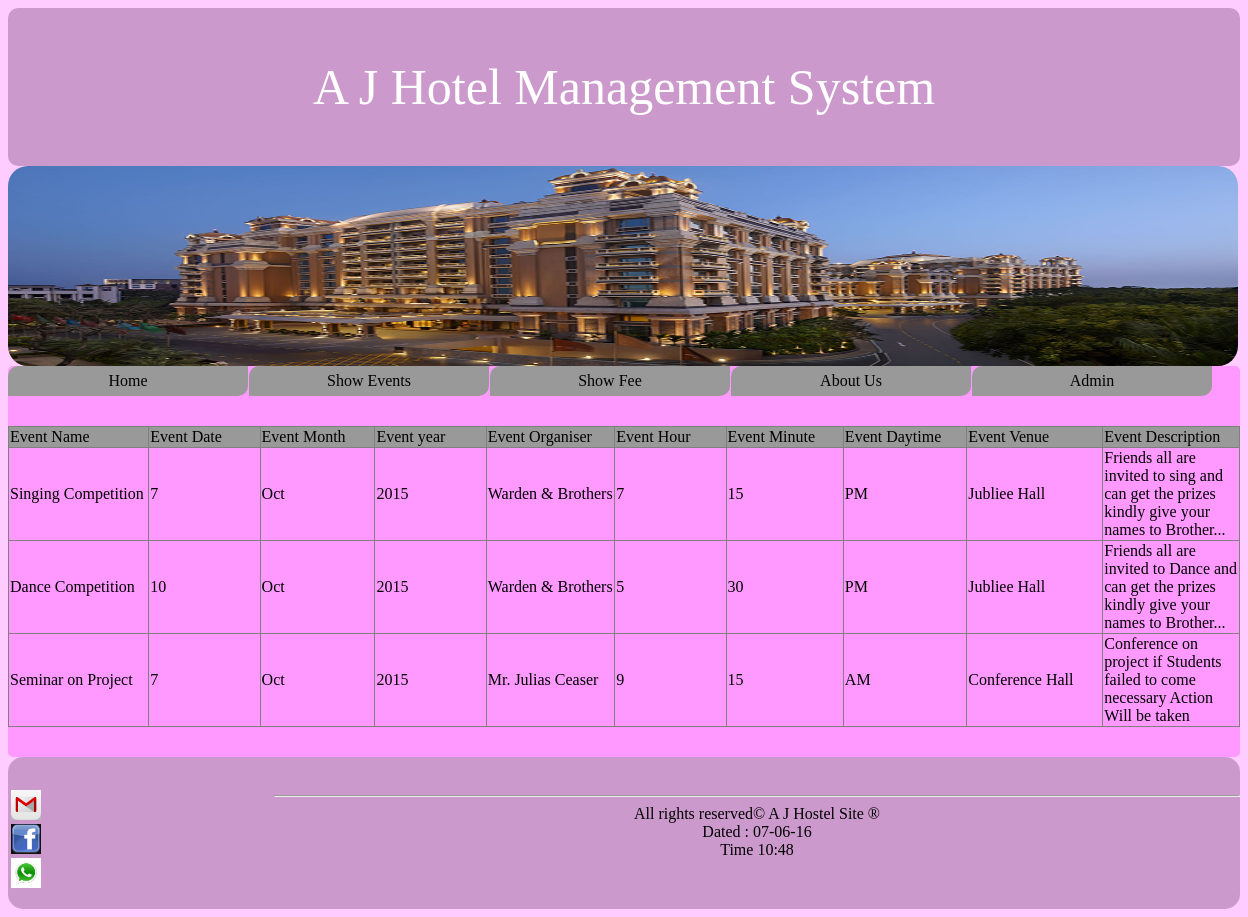
Screenshot of /displayevents.php with the database file from the repository.
### tables this page shows
CREATE TABLE `hevent` (
  `id` int(11) NOT NULL AUTO_INCREMENT,
  `event_name` varchar(30) DEFAULT NULL,
  `event_dat` int(11) DEFAULT NULL,
  `event_mon` varchar(5) DEFAULT NULL,
  `event_yr` int(11) DEFAULT NULL,
  `event_organiser` varchar(20) DEFAULT NULL,
  `event_hr` int(11) DEFAULT NULL,
  `event_min` int(11) DEFAULT NULL,
  `event_daytim` varchar(5) DEFAULT NULL,
  `event_venue` varchar(30) DEFAULT NULL,
  `event_description` text,
  PRIMARY KEY (`id`)
);

### class/dbconnection.php (called while the page is built, shortened)
<?php
class dbconnection
{
	public $host;
	public $username;
	public $password;
	public $dbname;
	public $con;
	public function dbconnection()
	{
		$this->host		=	"localhost";
		$this->username	=	"root";
		$this->password	=	"";
		$this->dbname	=	"test";
		$this->con		=	"";
		return(true);
	}
	public function open()
	{
		$this->con = new mysqli($this->host,$this->username,$this->password,$this->dbname);
		if($this->con)
		{
			return true;
		}
		else
		{
			echo 'Failed to connect DB';
		}
	}
	public function display_event($sql)
	{
		$this->sql = $sql;
		if($this->sql)
		{
			$execute = mysqli_query($this->con,$this->sql);
			return($execute);
		}
		else
		{
			echo'Failed to Display';
		}
	}
	public function fetch_all($disp1)
	{
		if($disp1)
		{
			$num_rows = mysqli_num_rows($disp1);
			for($i=0;$i< $num_rows;$i++)
			{
				$array_result[$i] = mysqli_fetch_array($disp1);
			}
		}
		return $array_result;
	}
}
?>

### class/eventqueryprocess.php (called while the page is built, shortened)
<?php
include_once('class/dbconnection.php');
class eventqueryprocess extends dbconnection
{
	public function select_event()
	{
		$sql1 = "SELECT * FROM hevent";
		$disp1 = $this->display_event($sql1);
		$disp2 = $this->fetch_all($disp1);
		if($disp2)
		{
			return $disp2;
		}
		else
		{
			return false;
		}
	}
}
?>

### displayevents.php (the view, shortened to what this page needs)
<html>
<head>
<link rel="stylesheet" type="text/css" href="css/first.css">
<link rel="stylesheet" href="css/menu.css" />
</head>
<body>
<div class="head">
 A J Hotel Management System
</div>
<div class="header">
<img src="images/1.jpg" name="slide" width="1350" height="200">
</div>
<div class="menu">
<ul id="menu">
	<li>
	<a href="index.php">Home</a></li>
	<li> <a href="displayevents.php">Show Events</a>
    </li>
    <li> <a href="displayfee.php">Show Fee</a>
    </li>
    <li>
	<a href="aboutus.php">About Us</a>
	</li>
	<li> <a href="adminlogin.php">Admin</a></li>
	</ul>
</div>
<div class="main">
<?php
include_once('class/dbconnection.php');
include_once('class/eventqueryprocess.php');
$displayevent = new eventqueryprocess;
$results = $displayevent->select_event();
?>
<table border="1" style="border-collapse:collapse">
    <tr bgcolor="#999999">
    <td>Event Name</td>
    <td>Event Date</td>
    <td>Event Month</td>
    <td>Event year</td>
    <td>Event Organiser</td>
    <td>Event Hour</td>
    <td>Event Minute</td>
    <td>Event Daytime</td>
    <td>Event Venue</td>
    <td>Event Description</td>
    </tr>
	<?php
		foreach($results as $display){
	?>
<tr>
	<td><?php echo $display['event_name'];?></td>
    <td><?php echo $display['event_dat']; ?></td>
    <td><?php echo $display['event_mon']; ?></td>
    <td><?php echo $display['event_yr']; ?></td>
    <td><?php echo $display['event_organiser'];?></td>
    <td><?php echo $display['event_hr']; ?></td>
    <td><?php echo $display['event_min']; ?></td>
    <td><?php echo $display['event_daytim']; ?></td>
    <td><?php echo $display['event_venue']; ?></td>
    <td><?php echo $display['event_description']; ?></td>
</tr>
	<?php }?>
</table>
</div>
<div class="footer">
<div class="logo">
<table>
<tr><td><a href="dbc@gmail.com" onMouseOver='return confirm("want to Mail?");'><img src="images/socialnet/download (3).jpg" width="30" height="30" align="left"></a></td></tr>
<tr><td><a href="dbc/gmail.com" onMouseOver='return confirm("Open FaceBook?");'><img src="images/socialnet/images.png" width="30" height="30" align="left"></a></td></tr>
<tr><td><a href="8197980557" onMouseOver='return confirm("want to call?");'><img src="images/socialnet/images.jpg" width="30" height="30" align="left"></a></td></tr>
</table>
</div>
<hr>
<left>
All rights reserved&copy;  A J Hostel Site &reg;<br>
Dated : <?php echo date('d-m-y'); ?><br>
Time <?php echo date('h:i');?></left>
</div>
</body>
</html>

### css/first.css (style rules this page uses)
body { background-color:#FCF; }
.head { background-color:#C9C; padding-bottom:50px; padding-top:50px; text-align:center; font-size:50px; color:white; border-radius:10px; }
.header img { width:1230 ; border-radius:20px; }
.main { padding-top:60px; padding-bottom:30px; background-color:#F9F; border-radius:5px; @margin-bottom:200px; }
.footer { background-color:#C9C; padding-bottom:50px; padding-top:30px; text-align:center; border-radius:15px; float:center; }
a { text-decoration:none; }
td { width:260px; }
.logo { float:left; }

### css/menu.css (style rules this page uses)
ul { list-style-type:none; margin:0px; padding:0; position:absolute; }
li { display:inline-table; float:left; margin-right:1px; }
li a { display:block; min-width:240px; height:30px; text-align:center; line-height:30px; color:#000; background:#999; text-decoration:none; border-radius:10px 0px 10px 0px; border-color:#0000FF; }

### rows the page displays
hevent: event_name "Singing Competition", event_dat "7", event_mon "Oct", event_yr "2015", event_organiser "Warden & Brothers", event_hr "7", event_min "15", event_daytim "PM", event_venue "Jubliee Hall", event_description "Friends all are invited to sing and can get the prizes kindly give your names to Brother..."
hevent: event_name "Dance Competition", event_dat "10", event_mon "Oct", event_yr "2015", event_organiser "Warden & Brothers", event_hr "5", event_min "30", event_daytim "PM", event_venue "Jubliee Hall", event_description "Friends all are invited to Dance and can get the prizes kindly give your names to Brother..."
hevent: event_name "Seminar on Project", event_dat "7", event_mon "Oct", event_yr "2015", event_organiser "Mr. Julias Ceaser", event_hr "9", event_min "15", event_daytim "AM", event_venue "Conference Hall", event_description "Conference on project if Students failed to come necessary Action Will be taken"
